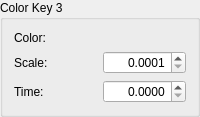
         <widget class="QGroupBox" name="groupBox_13">
          <property name="title">
           <string>Color Key 3</string>
          </property>
          <layout class="QGridLayout" name="gridLayout_21">
           <item row="2" column="1">
            <widget class="QDoubleSpinBox" name="particleColorKey3Time">
             <property name="alignment">
              <set>Qt::AlignRight|Qt::AlignTrailing|Qt::AlignVCenter</set>
             </property>
             <property name="decimals">
              <number>4</number>
             </property>
             <property name="maximum">
              <double>120.000000000000000</double>
             </property>
            </widget>
           </item>
           <item row="0" column="1">
            <widget class="DKColorPickerButton" name="particleColorKey3Color"/>
           </item>
           <item row="2" column="0">
            <widget class="QLabel" name="label_67">
             <property name="text">
              <string>Time:</string>
             </property>
             <property name="buddy">
              <cstring>particleColorKey3Time</cstring>
             </property>
            </widget>
           </item>
           <item row="1" column="1">
            <widget class="QDoubleSpinBox" name="particleColorKey3Scale">
             <property name="alignment">
              <set>Qt::AlignRight|Qt::AlignTrailing|Qt::AlignVCenter</set>
             </property>
             <property name="decimals">
              <number>4</number>
             </property>
             <property name="minimum">
              <double>0.000100000000000</double>
             </property>
             <property name="maximum">
              <double>20.000000000000000</double>
             </property>
            </widget>
           </item>
           <item row="0" column="0">
            <widget class="QLabel" name="label_68">
             <property name="text">
              <string>Color:</string>
             </property>
             <property name="buddy">
              <cstring>particleColorKey3Color</cstring>
             </property>
            </widget>
           </item>
           <item row="1" column="0">
            <widget class="QLabel" name="label_69">
             <property name="text">
              <string>Scale:</string>
             </property>
             <property name="buddy">
              <cstring>particleColorKey3Scale</cstring>
             </property>
            </widget>
           </item>
          </layout>
         </widget>
